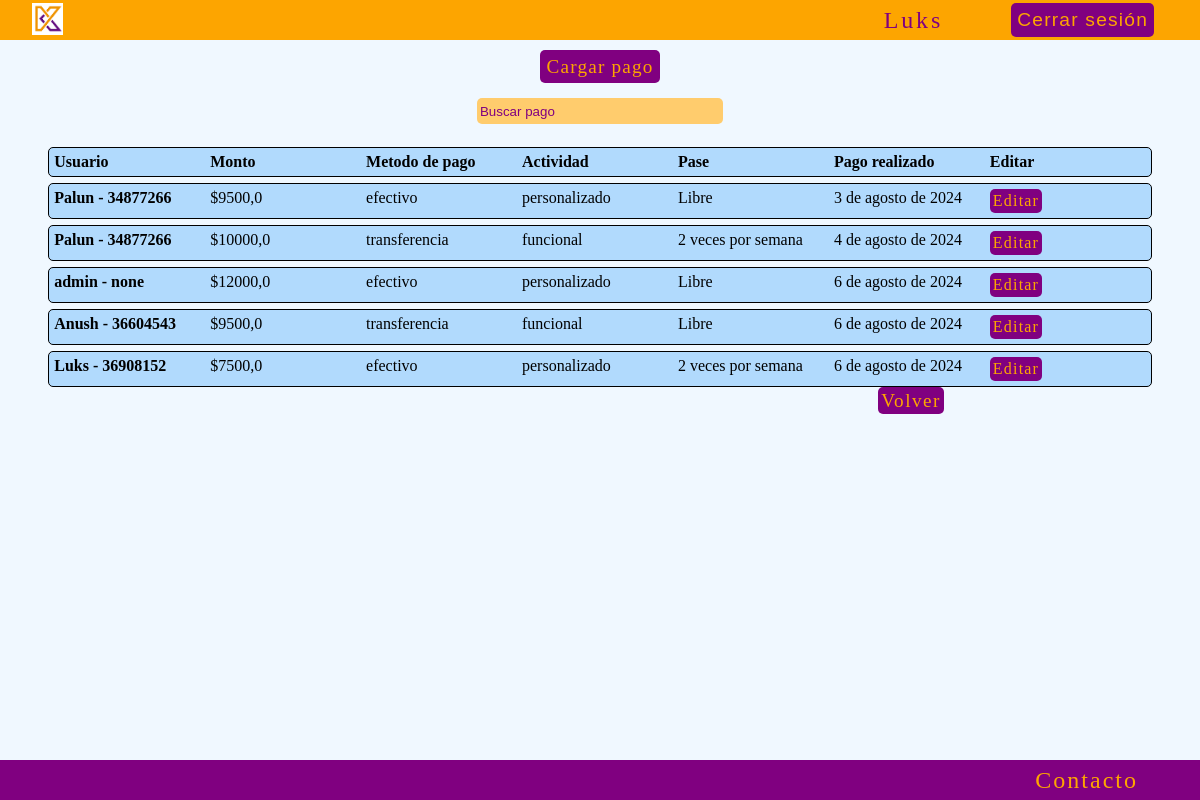
Page /pagos/lista/ (signed in) on the earlier database version.
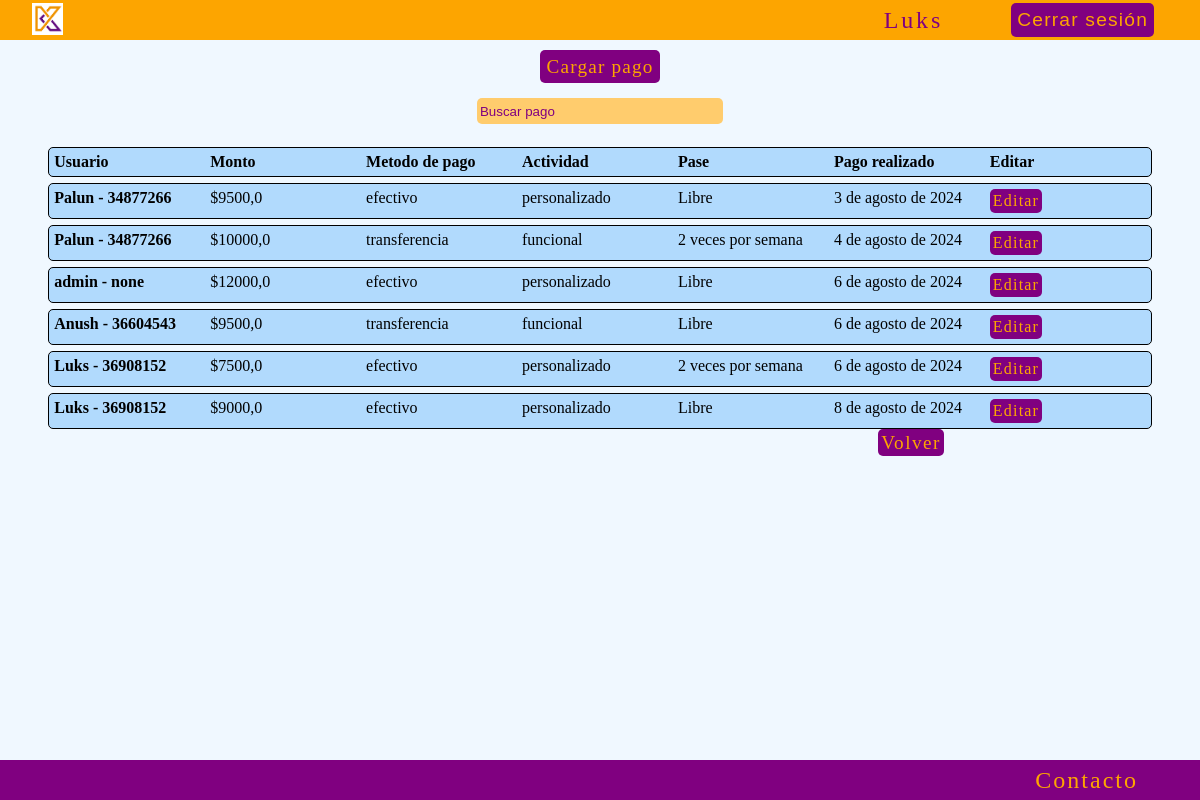
Same page on the later database version.
### pagos/models.py (models this page shows, shortened)
class Pagos(models.Model):
    usuario = models.ForeignKey(Usuarios, on_delete=models.DO_NOTHING)
    monto = models.FloatField()
    modo_pago = models.CharField(max_length=50, null=True, blank=True)
    actividad = models.CharField(max_length=50)
    pase = models.CharField(max_length=50, null=True, blank=True)
    fecha = models.DateField(auto_now=True)
    class Meta:
        verbose_name = 'pago'
        verbose_name_plural = 'pagos'

### usuarios/models.py (models this page shows, shortened)
class Usuarios(models.Model):
    user = models.OneToOneField(User, on_delete=models.CASCADE)
    dni = models.CharField(max_length=8, unique=True)
    fecha_nacimiento = models.DateField()
    telefono = models.CharField(max_length=15)
    domicilio = models.CharField(max_length=150)
    instagram = models.CharField(max_length=150, null=True, blank=True)
    foto = models.ImageField(upload_to='fotos', null=True, blank=True)
    def __str__(self):
        return f'{self.user.username} - {self.dni}'
    class Meta:
        verbose_name = 'usuario'
        verbose_name_plural = 'usuarios'

### pagos/views.py (the view, shortened to what this page needs)
# urls.py: path('lista/', PagosList.as_view(), name='pagos_list'),
class PagosList(LoginRequiredMixin, ListView):
    model = Pagos
    context_object_name = 'pagos'
    def get_queryset(self):
        queryset = Pagos.objects.all()
        busqueda = self.request.GET.get("busqueda")
        return queryset

### pagos/templates/pagos/pagos_list.html (shortened to what this page needs)
{% extends 'core/base.html' %}
{% block content %}
    <main class="contenedor_principal">
        <div>
            <a href="{% url 'pagos:pagos_create' %}" class="link">Cargar pago</a>
        </div>
        <div class="busqueda-container">
            <form action="{% url 'pagos:pagos_list' %}" method="get">
                <input type="text" name="busqueda" placeholder="Buscar pago">
            </form>
        </div>
        <div class="card-pagos-container">
            <div class="card-pagos">
                <p><strong>Usuario</strong></p>
                <p><strong>Monto</strong></p>
                <p><strong>Metodo de pago</strong></p>
                <p><strong>Actividad</strong></p>
                <p><strong>Pase</strong></p>
                <p><strong>Pago realizado</strong></p>
                <p><strong>Editar</strong></p>
            </div>
            {% for object in object_list %}
                <div class="card-pagos">
                    <p><strong>{{ object.usuario }}</strong></p>
                    <p>${{ object.monto }}</p>
                    <p>{{ object.modo_pago }}</p>
                    <p>{{ object.actividad }}</p>
                    <p>{{ object.pase }}</p>
                    <p>{{ object.fecha }}</p>
                    <a href="{% url 'pagos:pagos_update' object.id %}" class="crud">Editar</a>
                </div>
            {% endfor %}
        </div>
        <div class="volver-container">
            <a href="{% url 'pagos:index' %}" class="volver">Volver</a>
        </div>
    </main>
{% endblock content %}

Differences in the rows shown:
added Pagos: usuario "Luks - 36908152", monto "9000,0", modo_pago "efectivo", actividad "personalizado", pase "Libre", fecha "8 de agosto de 2024"
